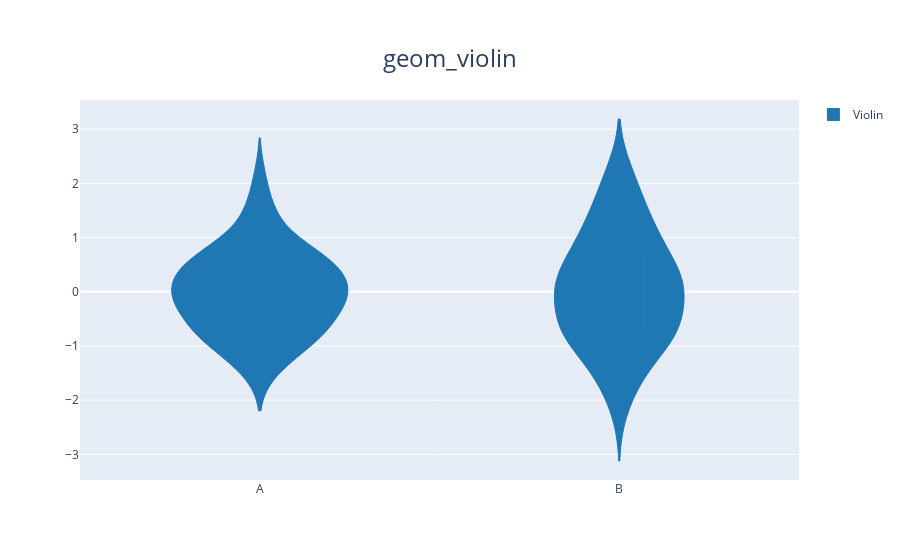

Here is the notebook cell this chart was saved with:
### Code cell
# geom_violin - Violin plot
df = pd.DataFrame({'category': ['A']*50 + ['B']*50, 'value': np.random.randn(100)})
ggplot(df, aes(x='category', y='value')) + geom_violin() + ggtitle('geom_violin')

### Figure 1 — Plotly figure (JSON) as saved in the notebook; plotly's stock layout.template omitted (floating-point values rounded to 4 significant figures)
{"data": [{"box": {"visible": true}, "fillcolor": "#1f77b4", "line": {"color": "#1f77b4", "width": 1}, "name": "Violin", "opacity": 1, "showlegend": true, "type": "violin", "x": ["A", "A", "A", "A", "A", "A", "A", "A", "A", "A", "A", "A", "A", "A", "A", "A", "A", "A", "A", "A", "A", "A", "A", "A", "A", "A", "A", "A", "A", "A", "A", "A", "A", "A", "A", "A", "A", "A", "A", "A", "A", "A", "A", "A", "A", "A", "A", "A", "A", "A", "B", "B", "B", "B", "B", "B", "B", "B", "B", "B", "B", "B", "B", "B", "B", "B", "B", "B", "B", "B", "B", "B", "B", "B", "B", "B", "B", "B", "B", "B", "B", "B", "B", "B", "B", "B", "B", "B", "B", "B", "B", "B", "B", "B", "B", "B", "B", "B", "B", "B"], "xaxis": "x", "y": [0.682, -0.3103, 0.3242, -0.1301, 0.097, 0.5952, -0.8182, 2.092, -1.006, -1.214, 1.158, 0.7917, 0.6241, 0.6283, -0.01225, -0.8973, 0.0758, -0.6772, 0.9751, -0.1471, -0.8255, -0.3214, 0.4129, -0.5637, -0.8222, 0.2437, 0.245, -0.5069, -0.471, 0.232, -1.448, -1.407, -0.7184, -0.2134, 0.3109, 1.475, 0.8577, -0.1599, -0.01902, -1.003, -0.01851, -0.2887, 0.3227, -0.8272, 0.5193, 1.533, -0.1088, 0.4017, 0.6901, -0.4012, 0.2241, 0.01259, 0.09768, -0.773, 0.02451, 0.498, 1.451, 0.9593, 2.153, -0.7673, 0.8723, 0.1833, 2.19, -0.8083, -0.8397, -0.5994, -2.124, -0.5258, -0.7591, 0.1504, 0.3418, 1.876, 0.9504, -0.5769, -0.8984, 0.4919, -1.32, 1.831, 1.179, -0.4692, -1.713, 1.354, -0.1145, 1.238, -1.594, -0.5994, 0.005244, 0.04698, -0.4501, 0.6228, -1.068, -0.1424, 0.1203, 0.5144, 0.7116, -1.125, -1.534, 1.278, 0.3323, -0.7485], "yaxis": "y"}], "layout": {"legend": {"x": 1.02, "xanchor": "left", "y": 1, "yanchor": "top"}, "showlegend": true, "title": {"font": {"size": 24}, "text": "geom_violin", "x": 0.5, "xanchor": "center", "yanchor": "top"}, "xaxis": {"anchor": "y", "domain": [0, 1]}, "yaxis": {"anchor": "x", "domain": [0, 1], "rangemode": "tozero"}}}
